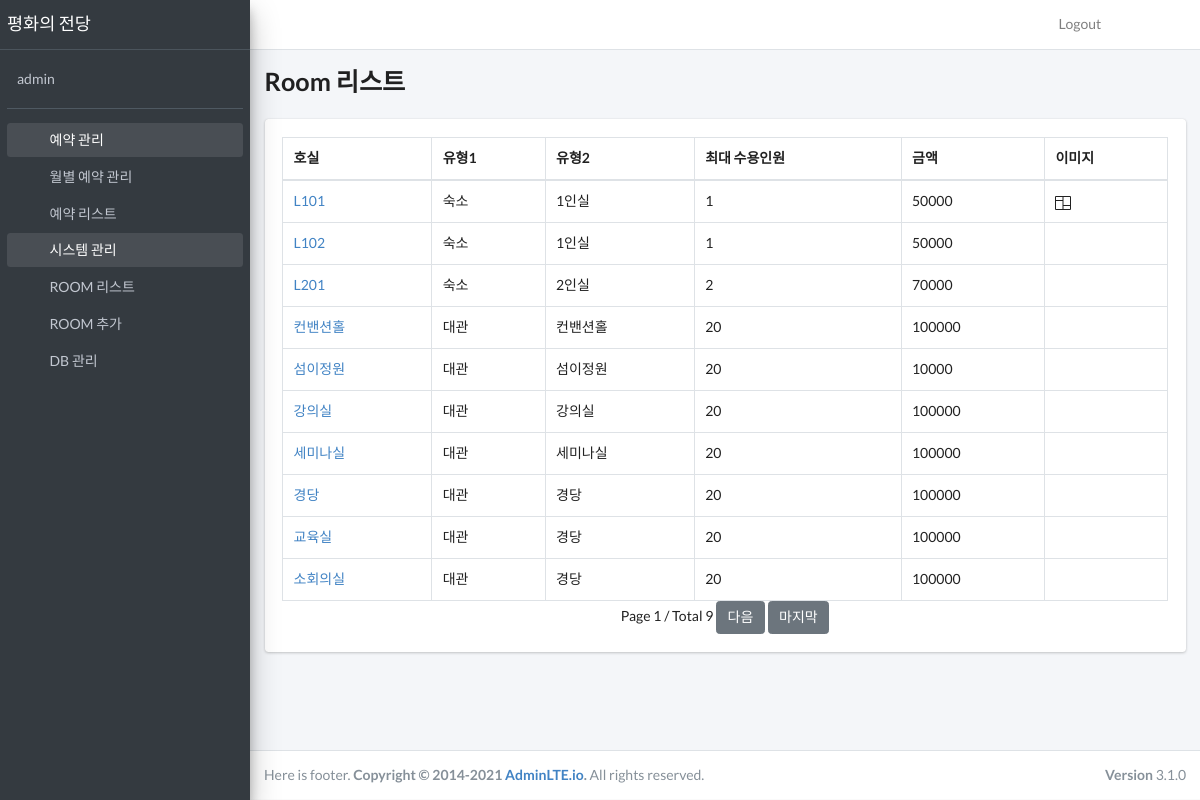
The app's page /leases/roomlist/ (signed in) with its own data.
### jsb_web/users/models.py (models this page shows, shortened)
class User(AbstractUser):
    name = models.CharField(_("Name of User"), blank=True, max_length=255)
    user_name = models.CharField(blank=True, max_length=255)
    bu_name = models.CharField(blank=True, max_length=255)
    level_name = models.CharField(blank=True, max_length=255)

### jsb_web/leases/models.py (models this page shows, shortened)
class TimeStampModel(models.Model):
    created_at = models.DateTimeField(auto_now_add=True)
    updated_at = models.DateTimeField(auto_now_add=True)
    class Meta:
        abstract = True

class Room(TimeStampModel):
    author = models.ForeignKey(
            user_model.User,
            null=True,
            on_delete=models.CASCADE,
            related_name='room_author'
        )
    roomnumber = models.CharField(blank=False, max_length=255)
    type1 = models.CharField(blank=False, max_length=255)
    type2 = models.CharField(blank=False, max_length=255)
    roompeople = models.IntegerField(blank=False)
    roommoney = models.IntegerField(blank=False)
    image = models.ImageField(blank=True)
    room_likes = models.ManyToManyField(
        user_model.User,
        blank=True,
        related_name='room_likes'
        )

### jsb_web/leases/views.py (the view)
# urls.py: path("roomlist/", views.RoomList.as_view(), name="room_list"),
class RoomList(LoginRequiredMixin, generic.ListView):
    paginate_by = 10
    model = models.Room

### jsb_web/utils/context_processors.py (called while the page is built)
def settings_context(_request):
    return {"DEBUG": settings.DEBUG}

### jsb_web/templates/leases/room_list.html (shortened to what this page needs)
{% extends "leases/base2.html" %}
{% load static %}
{% block content %}
<section class="content-header">
  <div class="container-fluid">
    <div class="row mb-2">
      <div class="col-sm-6">
        <h1>Room 리스트</h1>
      </div>
    </div>
  </div>
</section>
<section class="content">
  <div class="container-fluid">
    <div class="row">
      <div class="col-md-12">
        <div class="card">
            <div class="card-body">
                <table id="example2" class="table table-bordered table-hover">
                <thead>
                <tr>
                    <th>호실</th>
                    <th>유형1</th>
                    <th>유형2</th>
                    <th>최대 수용인원</th>
                    <th>금액</th>
                    <th>이미지</th>
                </tr>
                </thead>
                <tbody>
                {% for room in page_obj %}
                    <tr>
                        <td><a href="{% url 'leases:room_detail' room.id %}">{{ room.roomnumber|upper }}</a></td>
                        <td>{{ room.type1 }}</td>
                        <td>{{ room.type2 }}</td>
                        <td>{{ room.roompeople }}</td>
                        <td>{{ room.roommoney }}</td>
                        <td>{% if room.image %} <svg xmlns="http://www.w3.org/2000/svg" width="16" height="16" fill="currentColor" class="bi bi-columns" viewBox="0 0 16 16">
                            <path d="M0 2a1 1 0 0 1 1-1h14a1 1 0 0 1 1 1v12a1 1 0 0 1-1 1H1a1 1 0 0 1-1-1V2zm8.5 0v8H15V2H8.5zm0 9v3H15v-3H8.5zm-1-9H1v3h6.5V2zM1 14h6.5V6H1v8z"/>
                          </svg> {% endif %}</td>
                    </tr>
                {% endfor %}
                </tbody>
                </table>
                <div class="d-grid gap-2 d-md-flex justify-content-md-center">
                    <div class="pagination">
                        <span class="step-links">
                            <span class="current">
                                Page {{ page_obj.number }} / Total {{ page_obj.paginator.num_pages }}
                            </span>
                            {% if page_obj.has_next %}
                                <a href="?page={{ page_obj.next_page_number }}"><button type="button" class="btn btn-secondary">다음</button></a>
                                <a href="?page={{ page_obj.paginator.num_pages }}"><button type="button" class="btn btn-secondary">마지막</button></a>
                            {% endif %}
                        </span>
                    </div>
                </div>
            </div>
          </div>
      </div>
    </div>
  </div>
</section>
{% endblock content %}

### jsb_web/templates/leases/base2.html (shortened to what this page needs)
<!DOCTYPE html>
{% load static %}
<html lang="en">
<head>
  <link href="https://cdn.jsdelivr.net/npm/bootstrap@5.1.3/dist/css/bootstrap.min.css" rel="stylesheet">
  <link rel="stylesheet" href="{% static 'plugins/fontawesome-free/css/all.min.css'%} ">
  <link rel="stylesheet" href="{% static 'plugins/daterangepicker/daterangepicker.css'%} ">
  <link rel="stylesheet" href="{% static 'plugins/icheck-bootstrap/icheck-bootstrap.min.css'%} ">
  <link rel="stylesheet" href="{% static 'plugins/tempusdominus-bootstrap-4/css/tempusdominus-bootstrap-4.min.css'%} ">
  <link rel="stylesheet" href="{% static 'plugins/select2/css/select2.min.css'%} ">
  <link rel="stylesheet" href="{% static 'plugins/select2-bootstrap4-theme/select2-bootstrap4.min.css'%} ">
  <link rel="stylesheet" href="{% static 'plugins/bootstrap4-duallistbox/bootstrap-duallistbox.min.css'%} ">
  <link rel="stylesheet" href="{% static 'plugins/bs-stepper/css/bs-stepper.min.css'%} ">
  <link rel="stylesheet" href="{% static 'plugins/dropzone/min/dropzone.min.css'%} ">
  <link rel="stylesheet" href="{% static 'css/adminlte.min.css'%} ">
  <link rel="stylesheet" href="{% static 'css/bootstrap/bootstrap-datetimepicker.min.css'%} ">
  <link rel="stylesheet" type="text/css" href="{% static 'js/Semantic-UI-CSS-master/semantic.min.css'%} ">
  <link rel="stylesheet" href="{% static 'css/fullcalendar/main.css' %}">
  <link rel="stylesheet" href="{% static 'css/leases/base.css' %}">
</head>
<body class="hold-transition sidebar-mini">
<div class="wrapper">
  <nav class="main-header navbar navbar-expand navbar-white navbar-light">
    {% include "leases/topnav.html" %}
  </nav>
  <aside class="main-sidebar sidebar-dark-primary elevation-4">
    {% include "leases/sidebar2.html" %}
  </aside>
  <div class="content-wrapper">
    {% block content %} {% endblock %}
  </div>
  <footer class="main-footer">
    {% include "leases/footer.html" %}
  </footer>
</div>
</body>
</html>

### jsb_web/templates/leases/topnav.html
{% load static %}
    <ul class="navbar-nav">
        <li class="nav-item">
          <a class="nav-link" data-widget="pushmenu" href="#" role="button"><i class="fas fa-bars"></i></a>
        </li>
      </ul>
      <ul class="navbar-nav ml-auto">
        <li class="nav-item">
          <a class="nav-link" href="{% url 'users:logout' %}">
            Logout
          </a>
        </li>
        <li class="nav-item">
          <a class="nav-link" data-widget="fullscreen" href="#" role="button">
            <i class="fas fa-expand-arrows-alt"></i>
          </a>
        </li>
        <li class="nav-item">
          <a class="nav-link" data-widget="control-sidebar" data-slide="true" href="#" role="button">
            <i class="fas fa-th-large"></i>
          </a>
        </li>
      </ul>

### jsb_web/templates/leases/sidebar2.html
{% load static %}
    <a href="{% url 'leases:index' %}" class="brand-link">
        <span class="brand-text font-weight-light">평화의 전당</span>
      </a>
      <div class="sidebar">
        <div class="user-panel mt-3 pb-3 mb-3 d-flex">
          <div class="info">
            <a href="{% url 'leases:index' %}" class="d-block">
              {{ user.username }}
            </a>
          </div>
        </div>
        <nav class="mt-2">
          <ul class="nav nav-pills nav-sidebar flex-column" data-widget="treeview" role="menu" data-accordion="false">
            <li class="nav-item menu-open">
              <a href="#" class="nav-link {% if request.path == '/leases/' or request.path == '/leases/leaselist/' %}active{% endif %}">
                <i class="nav-icon fas fa-tachometer-alt"></i>
                <p>
                  예약 관리
                  <i class="right fas fa-angle-left"></i>
                </p>
              </a>
              <ul class="nav nav-treeview">
                <li class="nav-item">
                  <a href="{% url 'leases:index' %}" class="nav-link {% if request.path == '/leases/' %}active{% endif %}">
                    <i class="far fa-circle nav-icon"></i>
                    <p>월별 예약 관리</p>
                  </a>
                </li>
                <li class="nav-item">
                  <a href="{% url 'leases:leaselist' %}" class="nav-link {% if request.path == '/leases/leaselist/' %}active{% endif %}">
                    <i class="far fa-circle nav-icon"></i>
                    <p>예약 리스트</p>
                  </a>
                </li>
              </ul>
            </li>
            <li class="nav-item menu-open">
              <a href="#" class="nav-link {% if request.path == '/leases/roomlist' or request.path == '/leases/roomcreate2' %}active{% endif %}">
                <i class="nav-icon fas fa-tachometer-alt"></i>
                <p>
                  시스템 관리
                  <i class="right fas fa-angle-left"></i>
                </p>
              </a>
              <ul class="nav nav-treeview">
                <li class="nav-item">
                  <a href="{% url 'leases:room_list' %}" class="nav-link {% if request.path == '/leases/roomlist' %}active{% endif %}">
                    <i class="far fa-circle nav-icon"></i>
                    <p>ROOM 리스트</p>
                  </a>
                </li>
                <li class="nav-item">
                  <a href="{% url 'leases:room_create2' %}" class="nav-link {% if request.path == '/leases/roomcreate2' %}active{% endif %}">
                    <i class="far fa-circle nav-icon"></i>
                    <p>ROOM 추가</p>
                  </a>
                </li>
                {% if user.is_superuser %}
                <li class="nav-item">
                  <a href="/admin" class="nav-link {% if urlno == '4' %}active{% endif %}">
                    <i class="far fa-circle nav-icon"></i>
                    <p>DB 관리</p>
                  </a>
                </li>
                {% endif %}
              </ul>
            </li>
          </ul>
        </nav>
      </div>

### jsb_web/templates/leases/footer.html
Here is footer.
<div class="float-right d-none d-sm-block">
    <b>Version</b> 3.1.0
</div>
<strong>Copyright &copy; 2014-2021 <a href="https://adminlte.io">AdminLTE.io</a>.</strong> All rights reserved.

### jsb_web/static/css/fullcalendar/main.css (style rules this page uses)
:root { --fc-daygrid-event-dot-width: 8px; }
:root { --fc-list-event-dot-width: 10px; --fc-list-event-hover-bg-color: #f5f5f5; }

### jsb_web/static/css/leases/base.css (style rules this page uses)
body { margin: 0; padding: 0; background-color: #fafafa; }

### records on screen
User: username "admin"
Room: roomnumber "L101", type1 "숙소", type2 "1인실", roompeople "1", roommoney "50000"
Room: roomnumber "L102", type1 "숙소", type2 "1인실", roompeople "1", roommoney "50000"
Room: roomnumber "L201", type1 "숙소", type2 "2인실", roompeople "2", roommoney "70000"
Room: roomnumber "컨밴션홀", type1 "대관", type2 "컨밴션홀", roompeople "20", roommoney "100000"
Room: roomnumber "섬이정원", type1 "대관", type2 "섬이정원", roompeople "20", roommoney "10000"
Room: roomnumber "강의실", type1 "대관", type2 "강의실", roompeople "20", roommoney "100000"
Room: roomnumber "세미나실", type1 "대관", type2 "세미나실", roompeople "20", roommoney "100000"
Room: roomnumber "경당", type1 "대관", type2 "경당", roompeople "20", roommoney "100000"
Room: roomnumber "교육실", type1 "대관", type2 "경당", roompeople "20", roommoney "100000"
Room: roomnumber "소회의실", type1 "대관", type2 "경당", roompeople "20", roommoney "100000"

### other values on screen
{{ page_obj.number }} "1"
{{ page_obj.paginator.num_pages }} "9"
